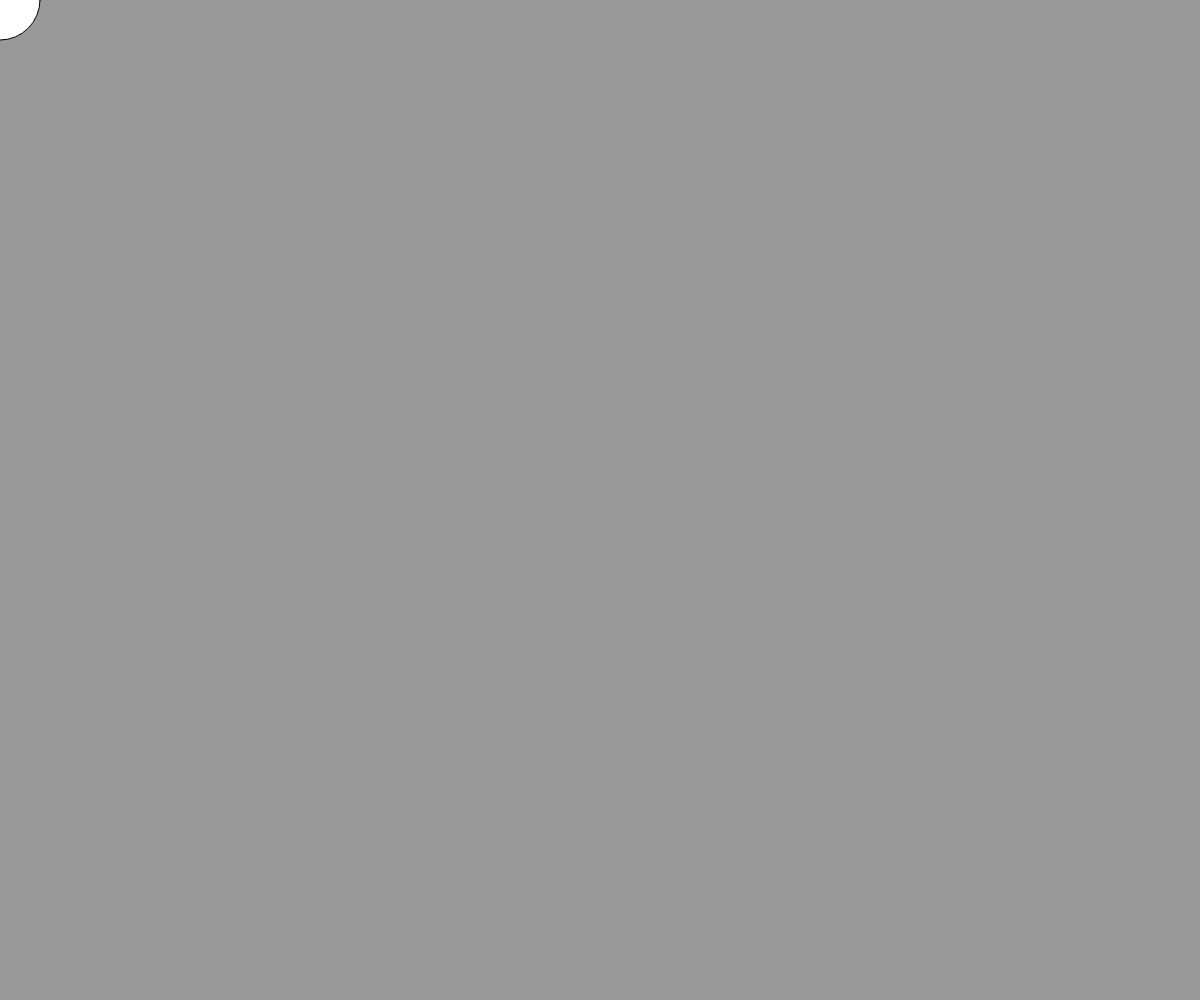
Frame 1 (no input)
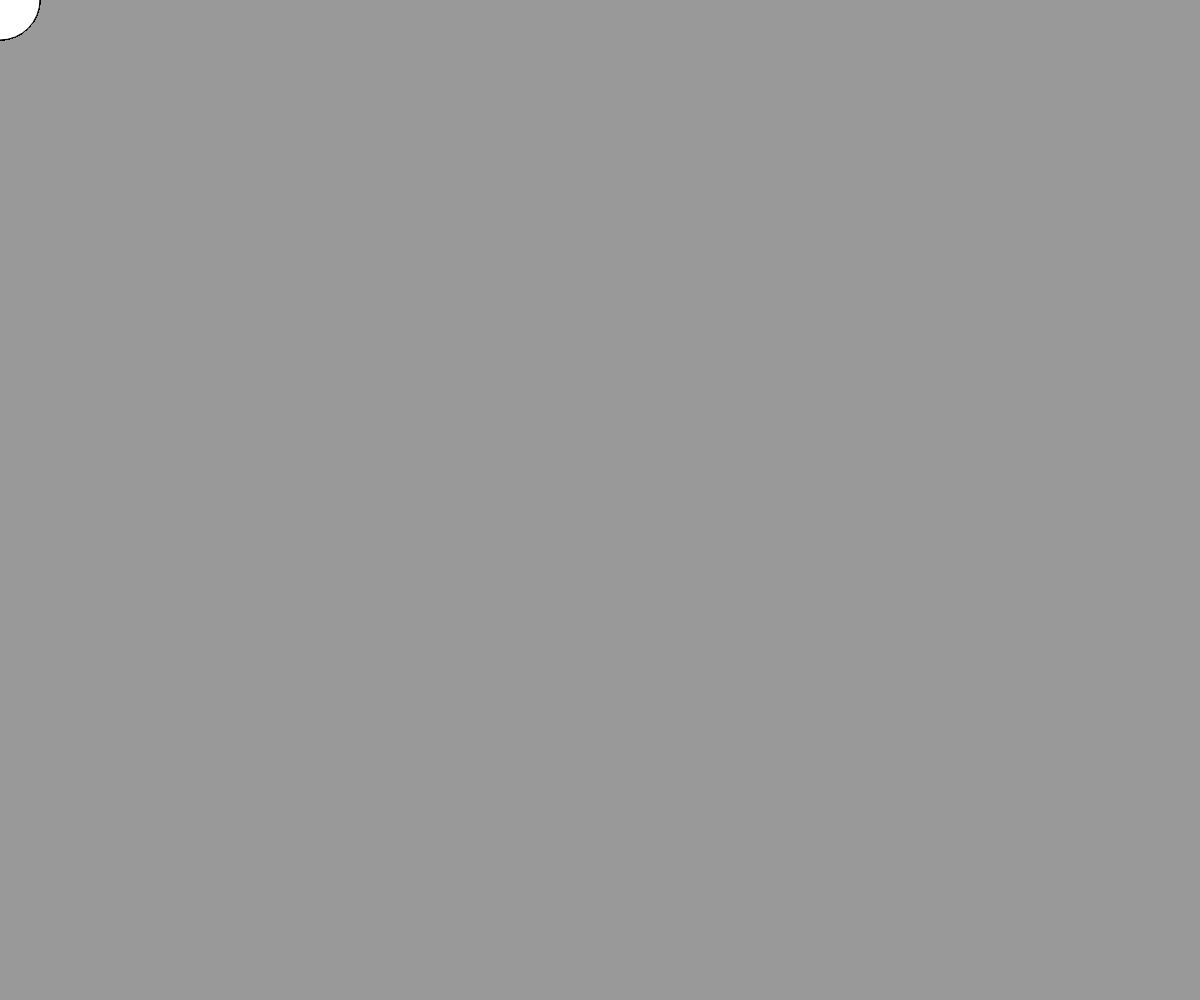
Frame 60 (no input)
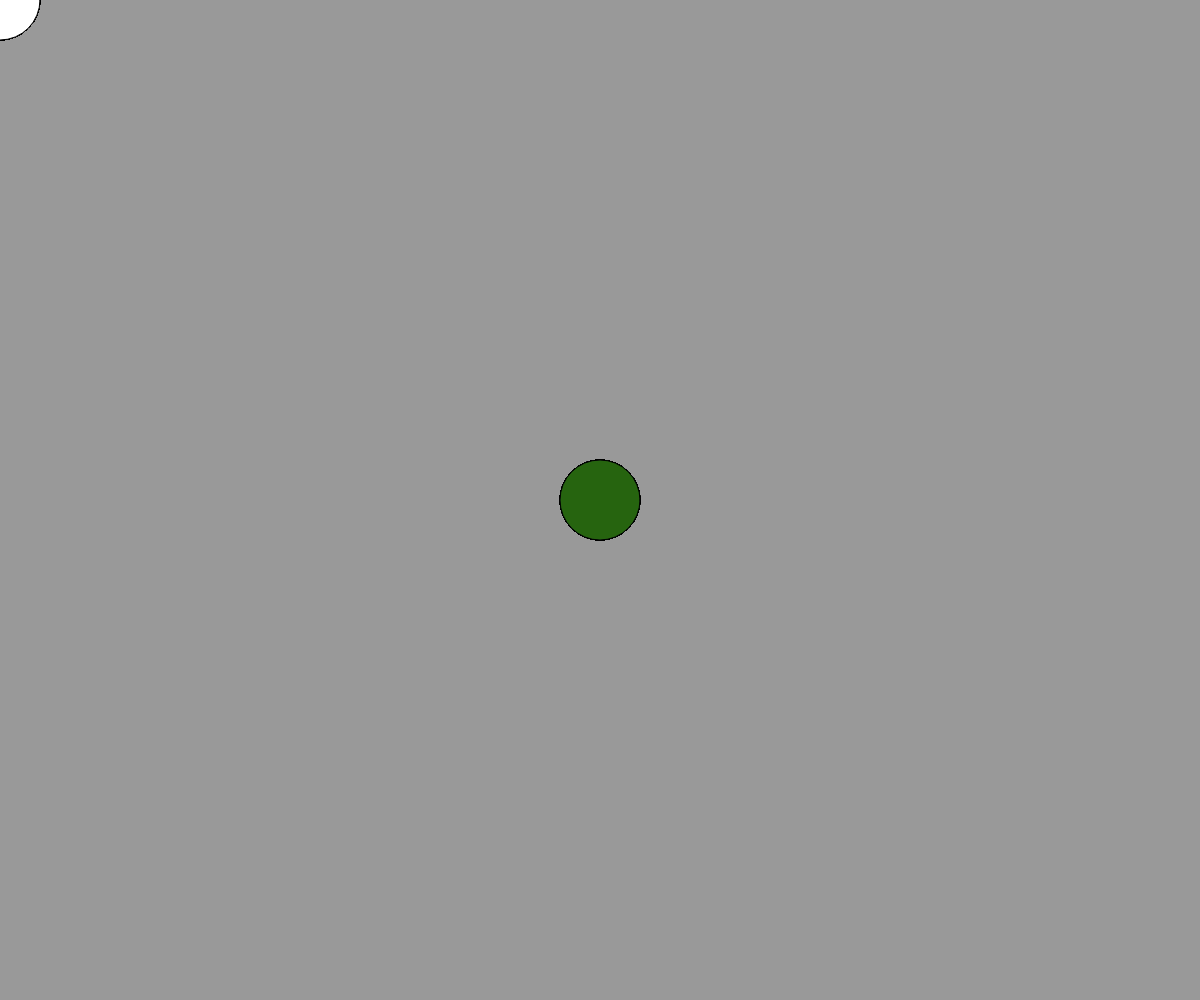
Frame 120 (the mouse pressed at the canvas centre since frame 60)

The p5.js sketch that drew these frames (run headless with seeded random() and noise() and a simulated clock; from frame 60 on, the mouse is pressed at the canvas centre):

// p5.js sketch
// ── sketch.js
const body = document.querySelector("body");

function setup() {
  createCanvas(window.innerWidth, window.innerHeight);
  background(153);
}

function draw() {
  if (mouseIsPressed) {
    fill(random(255), random(255), random(255));
  } else {
    fill(255);
  }
  ellipse(mouseX, mouseY, 80, 80);
}
